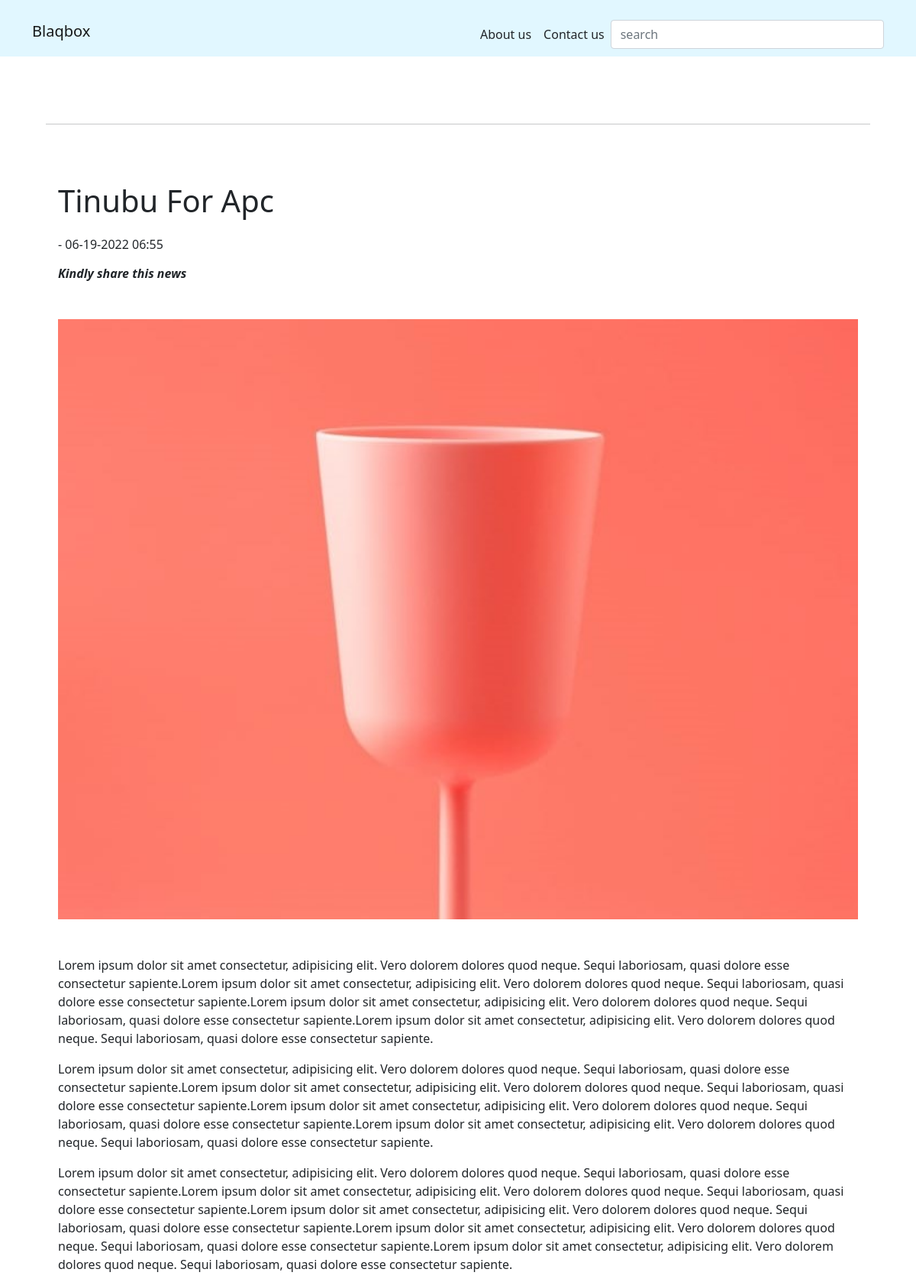
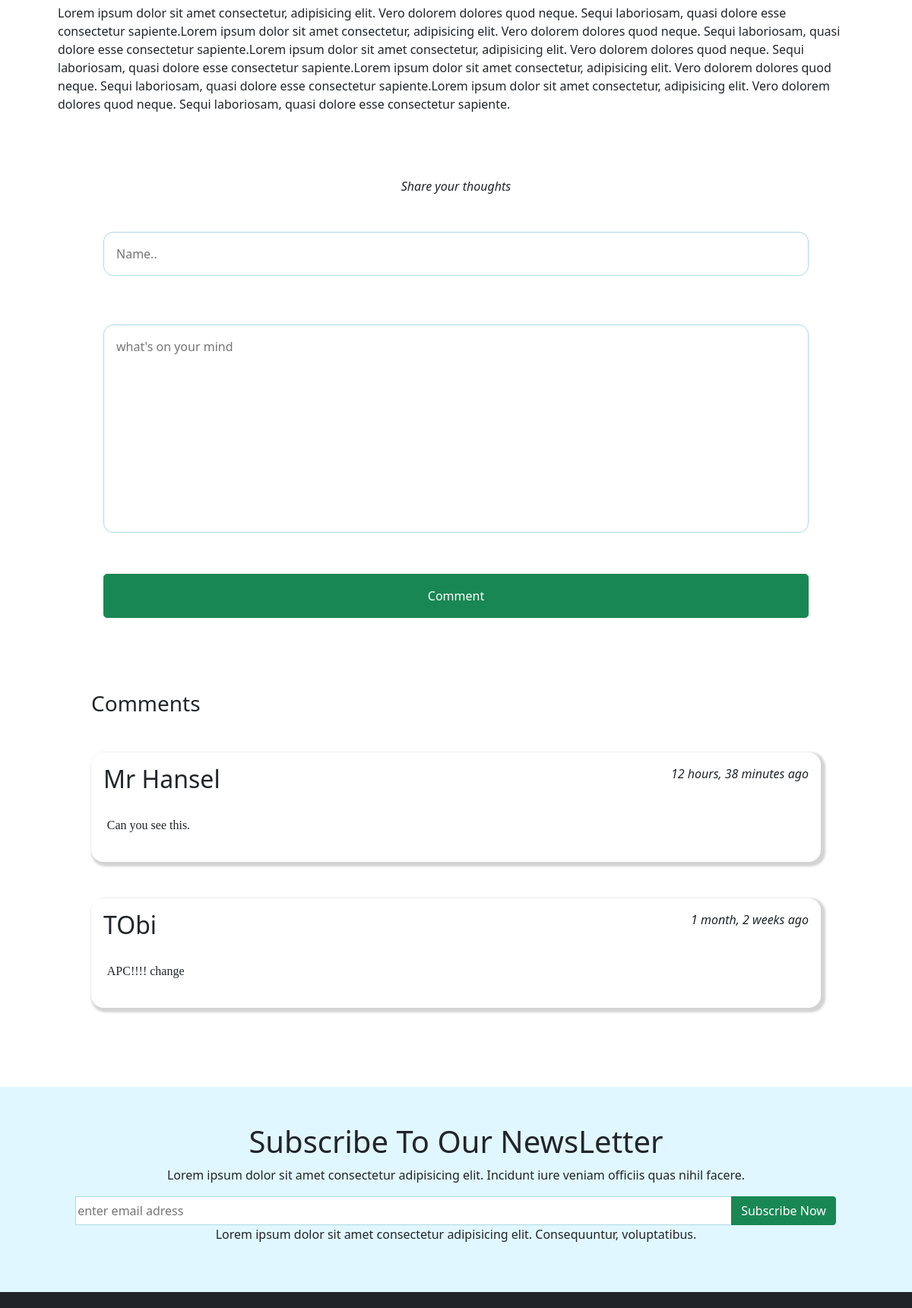
The app's page /Political/tinubu-for-apc/ (upper part) with its own data (2 pictures, top to bottom).
### blog/models.py (models this page shows, shortened)
class Post(models.Model):
    category = models.ForeignKey(Category, related_name='posts', on_delete=models.CASCADE)
    title = models.CharField(max_length=150)
    slug = models.SlugField()
    intro = models.TextField(max_length=200)
    paragraph_one = models.TextField( null=True, blank=True)
    paragraph_two = models.TextField( null=True, blank=True)
    paragraph_three = models.TextField( null=True, blank=True)
    paragraph_four = models.TextField( null=True, blank=True)
    created_at = models.DateTimeField(auto_now_add=True)
    image = models.ImageField(upload_to='uploads/', null=True, blank=True)
    class Meta:
        ordering = ("-created_at",)

class Comment(models.Model):
    post = models.ForeignKey(Post, related_name="comments", on_delete=models.CASCADE)
    name = models.CharField(max_length=200)
    body = models.TextField()
    created_at = models.DateTimeField(auto_now_add=True)
    class Meta:
        ordering = ("-created_at",)

### blog/views.py (the view)
# urls.py: path("<slug:category_slug>/<slug:slug>/", views.detail, name="post_detail"),
def detail(request, category_slug, slug):
    post = get_object_or_404(Post, slug=slug)
    if request.method == "POST":
        name = request.POST["name"]
        comment = request.POST["comments"]
        comm = Comment(name=name, body=comment)
        comm.post = post
        comm.save()
        return redirect('post_detail', category_slug=category_slug, slug=slug)
    else:
        addSubscribers(request.GET.get("email", ""))
    context = {
        "post" : post,
    }
    return render(request, "blog/detail.html", context)

### blog/utils.py (called while the page is built)
def addSubscribers(email):
    subscribe = Subscribers(email=email)
    subscribe.save()

### blog/templates/blog/detail.html (shortened to what this page needs)
{% extends 'core/base.html' %}
{% block content %}
<section class="p-1 ">
  <div class="container">
    <div class="news-body">
      <h1 class="mb-4">{{post.title}}</h1>
      <p class="h6">- {{post.created_at|date:'m-d-Y H:i'}}</p>
      <div class="d-md-flex mt-3 mb-5">
        <em class="fw-bold d-block mx-0">Kindly share this news</em>
        <a href="#" class="text-primary mx-1">
          <i class="fa-brands fa-facebook"></i>
        </a>
        <a href="#" class="text-primary mx-1">
          <i class="fa-brands fa-twitter"></i>
        </a>
        <a href="#" class="text-primary mx-1">
          <i class="fa-brands fa-linkedin"></i>
        </a>
        <a href="#" class="text-success mx-1">
          <i class="fa-brands fa-whatsapp"></i>
        </a>
        <a href="#" class="text-secondary mx-1">
          <i class="fa-solid fa-link"></i>
        </a>
      </div>
      <img
        src="{{post.image.url}}"
        class="img-detail img-fluid"
        alt=""
      />
      <p class="mt-5">{{post.paragraph_one}}</p>
      <p>{{post.paragraph_two}}</p>
      <p>{{post.paragraph_three}}</p>
      <p>{{post.paragraph_four}}</p>
    </div>
  </div>
</section>
    <section class="text-dark p-lg-5">
        <div class="container">
          <div class="comment-div text-center">
            <p> <em> Share your thoughts </em></p>
            <form action="" method="post">
              <input class="comment-name" type="text" name="name" placeholder="Name..">
              <textarea class="comment-body" style="resize: none;" name="comments" id="" placeholder="what's on your mind" cols="50" rows="10"></textarea>
              <button class="btn-success comment-btn  rounded-3 mt-3" type="submit"> Comment </button>
            </form>
          </div>
          <h3 class="my-5"> Comments </h3>
          {% for comment in post.comments.all %}
          <div class="users-comment p-2 mb-5">
            <div class="d-flex justify-content-between p-2">
              <h2> {{comment.name}} </h2>
              <p> <em> {{comment.created_at | timesince}} ago </em></p>
            </div>
            <p style="font-family: cursive ; padding: 0.8rem;" >{{comment.body}}</p>
          </div>
          {% endfor %}
        </div>
    </section>
{% endblock content %}

### core/static/core/style.css (style rules this page uses)
.img-detail { width: 100%; }
body::before { display: block; content: ""; height: 50px; }
.news-body a { text-decoration: none; }
.comment-div { width: 100%; padding: 1rem; }
.comment-div .comment-name, .comment-body, .comment-btn { width: 100%; margin: 2rem 0rem; padding: 1rem; border-radius: 0.8rem; outline: none; border: 1px solid lightblue; resize: none; }
.users-comment { box-shadow: 3px 3px 3px 3px lightgray; border-radius: 1rem; padding: auto; }

### records on screen
Post: title "Tinubu For Apc", created_at "06-19-2022 06:55", image (picture), paragraph_one "Lorem ipsum dolor sit amet consectetur, adipisicing elit. Vero dolorem dolores quod neque. Sequi laboriosam, quasi dolore esse consectetur sapiente.Lorem ipsum dolor sit amet consectetur, adipisicing elit. Vero dolorem dolores quod neque. Sequi laboriosam, quasi dolore esse consectetur sapiente.Lorem ipsum dolor sit amet consectetur, adipisicing elit. Vero dolorem dolores quod neque. Sequi laboriosam, quasi dolore esse consectetur sapiente.Lorem ipsum dolor sit amet consectetur, adipisicing elit. Vero dolorem dolores quod neque. Sequi laboriosam, quasi dolore esse consectetur sapiente.", paragraph_two "Lorem ipsum dolor sit amet consectetur, adipisicing elit. Vero dolorem dolores quod neque. Sequi laboriosam, quasi dolore esse consectetur sapiente.Lorem ipsum dolor sit amet consectetur, adipisicing elit. Vero dolorem dolores quod neque. Sequi laboriosam, quasi dolore esse consectetur sapiente.Lorem ipsum dolor sit amet consectetur, adipisicing elit. Vero dolorem dolores quod neque. Sequi laboriosam, quasi dolore esse consectetur sapiente.Lorem ipsum dolor sit amet consectetur, adipisicing elit. Vero dolorem dolores quod neque. Sequi laboriosam, quasi dolore esse consectetur sapiente.", paragraph_three "Lorem ipsum dolor sit amet consectetur, adipisicing elit. Vero dolorem dolores quod neque. Sequi laboriosam, quasi dolore esse consectetur sapiente.Lorem ipsum dolor sit amet consectetur, adipisicing elit. Vero dolorem dolores quod neque. Sequi laboriosam, quasi dolore esse consectetur sapiente.Lorem ipsum dolor sit amet consectetur, adipisicing elit. Vero dolorem dolores quod neque. Sequi laboriosam, quasi dolore esse consectetur sapiente.Lorem ipsum dolor sit amet consectetur, adipisicing elit. Vero dolorem dolores quod neque. Sequi laboriosam, quasi dolore esse consectetur sapiente.Lorem ipsum dolor sit amet consectetur, adipisicing elit. Vero dolorem dolores quod neque. Sequi…", paragraph_four "Lorem ipsum dolor sit amet consectetur, adipisicing elit. Vero dolorem dolores quod neque. Sequi laboriosam, quasi dolore esse consectetur sapiente.Lorem ipsum dolor sit amet consectetur, adipisicing elit. Vero dolorem dolores quod neque. Sequi laboriosam, quasi dolore esse consectetur sapiente.Lorem ipsum dolor sit amet consectetur, adipisicing elit. Vero dolorem dolores quod neque. Sequi laboriosam, quasi dolore esse consectetur sapiente.Lorem ipsum dolor sit amet consectetur, adipisicing elit. Vero dolorem dolores quod neque. Sequi laboriosam, quasi dolore esse consectetur sapiente.Lorem ipsum dolor sit amet consectetur, adipisicing elit. Vero dolorem dolores quod neque. Sequi…"
Comment: name "Mr Hansel", created_at "12 hours, 38 minutes", body "Can you see this."
Comment: name "TObi", created_at "1 month, 2 weeks", body "APC!!!! change"
